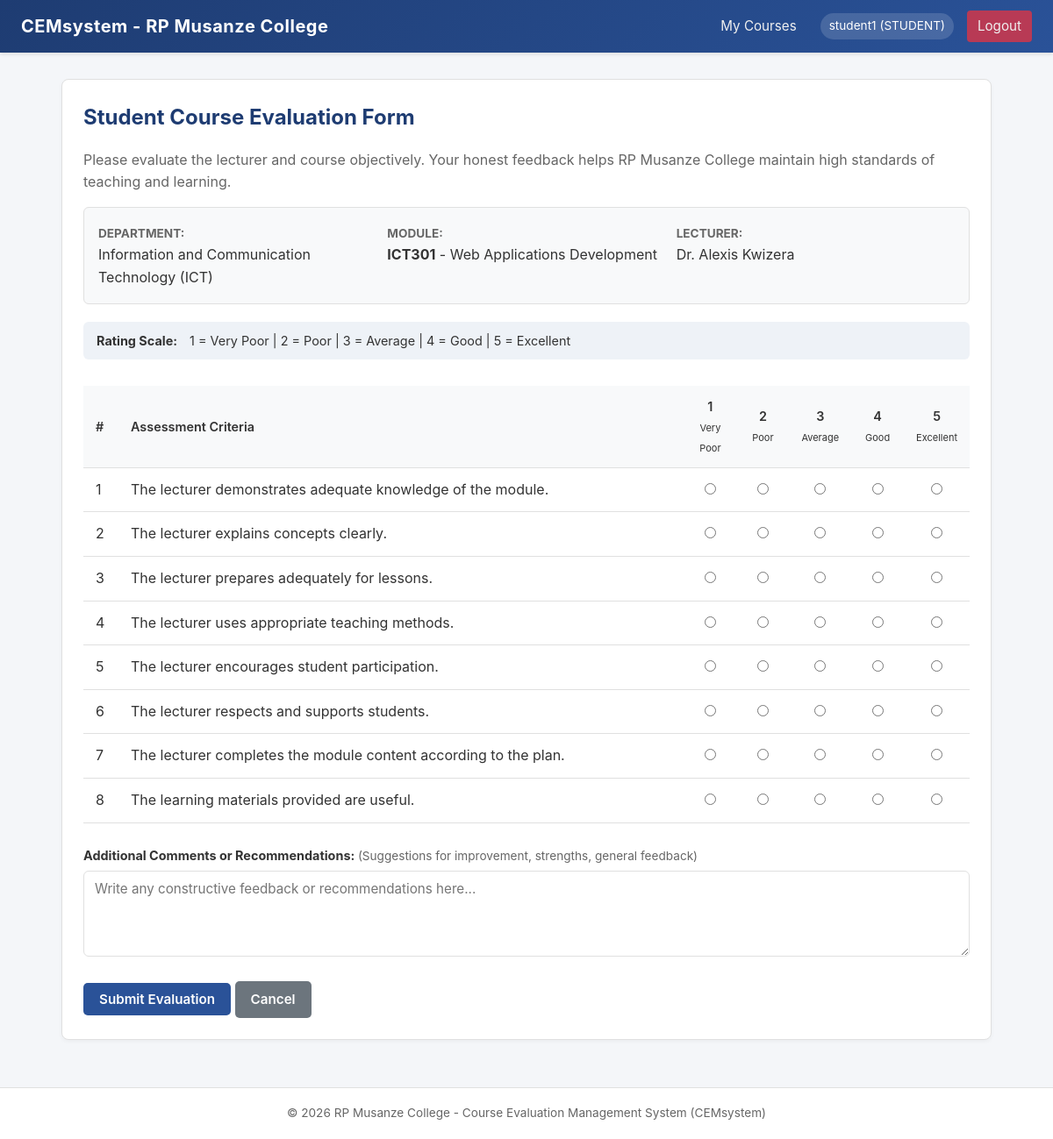
Screenshot of /student/evaluate.php?course_id=1&lecturer_id=1 (signed in) with the database file from the repository.
### tables this page shows
CREATE TABLE IF NOT EXISTS `courses` (
    `id` INT AUTO_INCREMENT PRIMARY KEY,
    `course_code` VARCHAR(50) NOT NULL UNIQUE,
    `course_name` VARCHAR(150) NOT NULL,
    `department_id` INT NOT NULL,
    `created_at` TIMESTAMP DEFAULT CURRENT_TIMESTAMP,
    CONSTRAINT `fk_courses_department` FOREIGN KEY (`department_id`) 
        REFERENCES `departments`(`id`) ON DELETE RESTRICT ON UPDATE CASCADE
);

CREATE TABLE IF NOT EXISTS `departments` (
    `id` INT AUTO_INCREMENT PRIMARY KEY,
    `name` VARCHAR(100) NOT NULL,
    `code` VARCHAR(20) NOT NULL UNIQUE
);

CREATE TABLE IF NOT EXISTS `lecturers` (
    `id` INT AUTO_INCREMENT PRIMARY KEY,
    `user_id` INT NULL,
    `name` VARCHAR(100) NOT NULL,
    `email` VARCHAR(100) NOT NULL UNIQUE,
    `department_id` INT NOT NULL,
    `created_at` TIMESTAMP DEFAULT CURRENT_TIMESTAMP,
    CONSTRAINT `fk_lecturers_user` FOREIGN KEY (`user_id`) 
        REFERENCES `users`(`id`) ON DELETE SET NULL ON UPDATE CASCADE,
    CONSTRAINT `fk_lecturers_department` FOREIGN KEY (`department_id`) 
        REFERENCES `departments`(`id`) ON DELETE RESTRICT ON UPDATE CASCADE
);

### student/evaluate.php (the view, shortened to what this page needs)
<?php
require_once __DIR__ . '/../config/db.php';
$student_id = $_SESSION['student_id'] ?? null;
$course_id = intval($_GET['course_id'] ?? $_POST['course_id'] ?? 0);
$lecturer_id = intval($_GET['lecturer_id'] ?? $_POST['lecturer_id'] ?? 0);
$stmtInfo = $pdo->prepare("
    SELECT
        c.course_code, c.course_name,
        d.name AS department_name, d.code AS department_code,
        l.name AS lecturer_name, l.email AS lecturer_email
    FROM courses c
    JOIN departments d ON c.department_id = d.id
    JOIN lecturer_courses lc ON lc.course_id = c.id
    JOIN lecturers l ON lc.lecturer_id = l.id
    WHERE c.id = ? AND l.id = ?
");
$stmtInfo->execute([$course_id, $lecturer_id]);
$info = $stmtInfo->fetch();
$stmtCheck = $pdo->prepare("SELECT id FROM evaluations WHERE student_id = ? AND lecturer_id = ? AND course_id = ?");
$stmtCheck->execute([$student_id, $lecturer_id, $course_id]);
$alreadyEvaluated = $stmtCheck->fetch();
$criteria = [
    1 => "The lecturer demonstrates adequate knowledge of the module.",
    2 => "The lecturer explains concepts clearly.",
    3 => "The lecturer prepares adequately for lessons.",
    4 => "The lecturer uses appropriate teaching methods.",
    5 => "The lecturer encourages student participation.",
    6 => "The lecturer respects and supports students.",
    7 => "The lecturer completes the module content according to the plan.",
    8 => "The learning materials provided are useful."
];
require_once __DIR__ . '/../includes/header.php';
?>
<div class="card">
    <h2>Student Course Evaluation Form</h2>
    <p style="color: var(--text-muted);">
        Please evaluate the lecturer and course objectively. Your honest feedback helps RP Musanze College maintain high standards of teaching and learning.
    </p>
    <div style="background: #f8f9fa; border: 1px solid var(--border-color); border-radius: 6px; padding: 16px; margin: 15px 0 20px;">
        <div style="display: grid; grid-template-columns: repeat(auto-fit, minmax(220px, 1fr)); gap: 12px;">
            <div>
                <strong style="color: var(--text-muted); font-size: 0.85rem; text-transform: uppercase;">Department:</strong><br>
                <span><?= htmlspecialchars($info['department_name']) ?> (<?= htmlspecialchars($info['department_code']) ?>)</span>
            </div>
            <div>
                <strong style="color: var(--text-muted); font-size: 0.85rem; text-transform: uppercase;">Module:</strong><br>
                <strong><?= htmlspecialchars($info['course_code']) ?></strong> - <?= htmlspecialchars($info['course_name']) ?>
            </div>
            <div>
                <strong style="color: var(--text-muted); font-size: 0.85rem; text-transform: uppercase;">Lecturer:</strong><br>
                <span><?= htmlspecialchars($info['lecturer_name']) ?></span>
            </div>
        </div>
    </div>
    <?php if ($alreadyEvaluated): ?>
        <div class="alert alert-info">
            <strong>&#10004; Evaluation Completed:</strong> You have already submitted an evaluation for this course and lecturer. Duplicate submissions are not allowed.
        </div>
        <a href="dashboard.php" class="btn btn-primary">Return to My Courses</a>
    <?php else: ?>
        <div style="background: #eef2f7; padding: 10px 15px; border-radius: 6px; margin-bottom: 20px; font-size: 0.9rem;">
            <strong>Rating Scale:</strong>
            <span style="margin-left: 10px;">1 = Very Poor</span> |
            <span>2 = Poor</span> |
            <span>3 = Average</span> |
            <span>4 = Good</span> |
            <span>5 = Excellent</span>
        </div>
        <form action="evaluate.php" method="POST" id="evalForm">
            <div class="table-responsive">
                <table>
                    <thead>
                        <tr>
                            <th style="width: 40px;">#</th>
                            <th>Assessment Criteria</th>
                            <th style="text-align: center; width: 60px;">1<br><small style="font-weight:normal; font-size: 11px;">Very Poor</small></th>
                            <th style="text-align: center; width: 60px;">2<br><small style="font-weight:normal; font-size: 11px;">Poor</small></th>
                            <th style="text-align: center; width: 60px;">3<br><small style="font-weight:normal; font-size: 11px;">Average</small></th>
                            <th style="text-align: center; width: 60px;">4<br><small style="font-weight:normal; font-size: 11px;">Good</small></th>
                            <th style="text-align: center; width: 60px;">5<br><small style="font-weight:normal; font-size: 11px;">Excellent</small></th>
                        </tr>
                    </thead>
                    <tbody>
                        <?php foreach ($criteria as $num => $criterion): ?>
                            <tr>
                                <td><?= $num ?></td>
                                <td><?= htmlspecialchars($criterion) ?></td>
                                <?php for ($r = 1; $r <= 5; $r++): ?>
                                    <td style="text-align: center;">
                                        <input type="radio" name="q<?= $num ?>" value="<?= $r ?>" required
                                            <?= (isset($_POST["q$num"]) && $_POST["q$num"] == $r) ? 'checked' : '' ?>>
                                    </td>
                                <?php endfor; ?>
                            </tr>
                        <?php endforeach; ?>
                    </tbody>
                </table>
            </div>
            <div class="form-group" style="margin-top: 25px;">
                <label for="comments">
                    <strong>Additional Comments or Recommendations:</strong>
                    <span style="color: var(--text-muted); font-weight: normal; font-size: 0.85rem;">(Suggestions for improvement, strengths, general feedback)</span>
                </label>
                <textarea name="comments" id="comments" rows="4" class="form-control" placeholder="Write any constructive feedback or recommendations here..."><?= htmlspecialchars($_POST['comments'] ?? '') ?></textarea>
            </div>
            <div style="margin-top: 20px;">
                <button type="submit" name="submit_evaluation" class="btn btn-primary" onclick="return confirm('Are you sure you want to submit this evaluation? Once submitted, it cannot be edited.');">
                    Submit Evaluation
                </button>
                <a href="dashboard.php" class="btn btn-secondary">Cancel</a>
            </div>
        </form>
    <?php endif; ?>
</div>
<?php require_once __DIR__ . '/../includes/footer.php'; ?>

### style.css (style rules this page uses)
:root { --primary: #1e3c72; --primary-hover: #162c55; --secondary: #2a5298; --accent: #00adb5; --bg: #f4f6f9; --card-bg: #ffffff; --text-color: #333333; --text-muted: #666666; --border-color: #e0e0e0; --success: #28a745; --danger: #dc3545; --warning: #ffc107; }
* { box-sizing: border-box; margin: 0; padding: 0; font-family: -apple-system, BlinkMacSystemFont, "Segoe UI", Roboto, Helvetica, Arial, sans-serif; }
body { background-color: var(--bg); color: var(--text-color); line-height: 1.6; min-height: 100vh; display: flex; flex-direction: column; }
.card { background: var(--card-bg); border-radius: 8px; padding: 24px; margin-bottom: 24px; border: 1px solid var(--border-color); box-shadow: 0 2px 5px rgba(0,0,0,0.04); }
.card h2, .card h3 { margin-bottom: 16px; color: var(--primary); }
.form-group { margin-bottom: 16px; }
.form-group label { display: block; margin-bottom: 6px; font-weight: 600; font-size: 0.9rem; }
.form-control { width: 100%; padding: 10px 12px; border: 1px solid var(--border-color); border-radius: 6px; font-size: 0.95rem; outline: none; transition: border-color 0.2s; }
.btn { display: inline-block; padding: 9px 18px; font-size: 0.95rem; font-weight: 600; border-radius: 5px; text-decoration: none; cursor: pointer; border: none; transition: background-color 0.2s, transform 0.1s; }
.btn-primary { background-color: var(--secondary); color: white; }
.btn-secondary { background-color: #6c757d; color: white; }
.table-responsive { overflow-x: auto; }
table { width: 100%; border-collapse: collapse; margin-top: 10px; }
table th, table td { padding: 12px 14px; text-align: left; border-bottom: 1px solid var(--border-color); }
table th { background-color: #f8f9fa; color: var(--text-color); font-weight: 600; font-size: 0.9rem; }

### rows the page displays
courses: department.name "Information and Communication Technology", department.code "ICT", course_code "ICT301", course_name "Web Applications Development", lecturers.name "Dr. Alexis Kwizera"

### other values shown
$_SESSION['username'] "student1"
$_SESSION['role'] "STUDENT"
$num "1"
$criterion "The lecturer demonstrates adequate knowledge of the module."
$num "2"
$criterion "The lecturer explains concepts clearly."
$num "3"
$criterion "The lecturer prepares adequately for lessons."
$num "4"
$criterion "The lecturer uses appropriate teaching methods."
$num "5"
$criterion "The lecturer encourages student participation."
$num "6"
$criterion "The lecturer respects and supports students."
$num "7"
